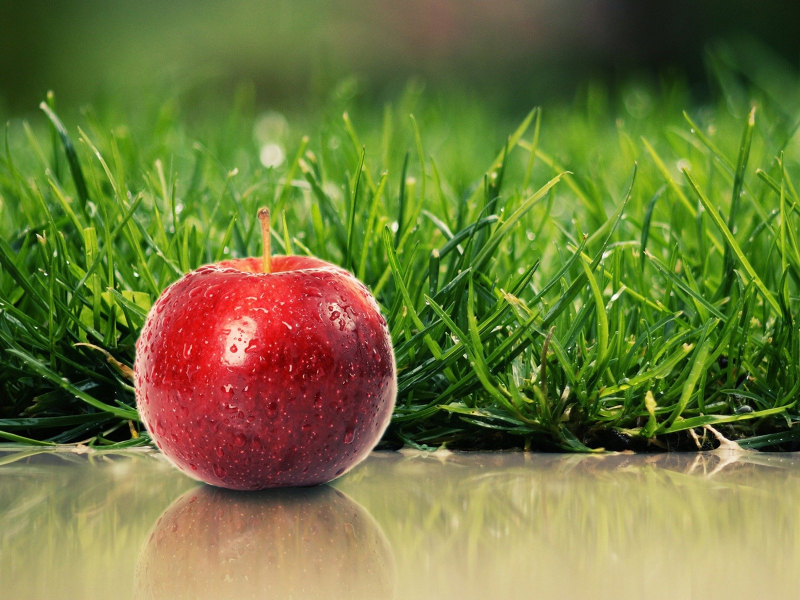
#> input picture Object_Detection/Data/apple.jpg, 1600 x 1200 px, given in place of Dataapple+orange.jpg, which was not available (shown at 1/2 size)
$ python transform_image_resolution.py --directory Data --size 100 100   (older library calls are emulated)
#> lines starting #> are read from the running program, lines starting #| are printed output that depends on the picture
# -*- coding: utf-8 -*-
"""
Created on Wed Apr  8 22:46:00 2020

@author: pbb918244
"""

from PIL import Image
import os
import argparse

def rescale_images(directory, size):
#> called with directory = 'Data'
    for img in os.listdir(directory):
        im = Image.open(directory+img)
#> im is the input picture: PIL image 1600x1200 RGB; mean R, G, B 112.8, 120.3, 59.5
        im_resized = im.resize(size, Image.ANTIALIAS)
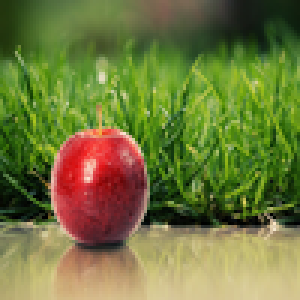
#> im_resized: PIL image 100x100 RGB (shown 3 times larger); mean R, G, B 112.8, 120.3, 59.5
        im_resized.save((directory+img))
#> pass 2 of the loop in rescale_images, `for img in os.listdir(directory):`:
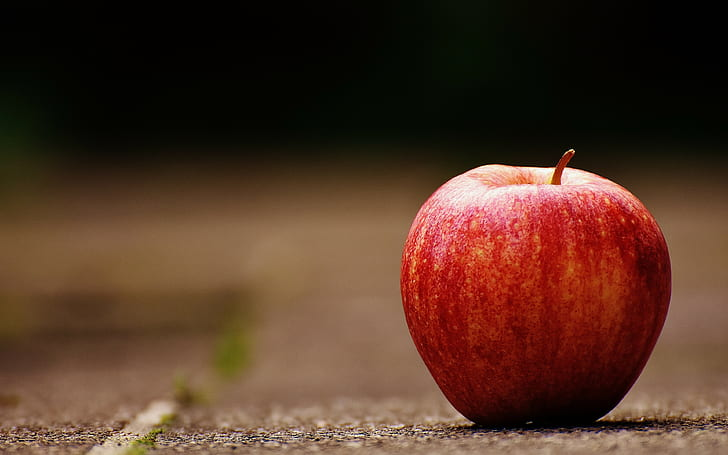
#> input picture Object_Detection/Data/apple2.jpg, 728 x 455 px, given in place of Dataapple-3160533_1920.jpg, which was not available
#> in rescale_images, im is the input picture: PIL image 728x455 RGB; mean R, G, B 83.8, 53.5, 38
#> in rescale_images, `im_resized = im.resize(size, Image.ANTIALIAS)`:
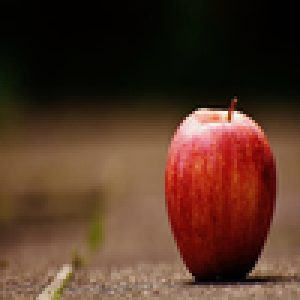
#> im_resized: PIL image 100x100 RGB (shown 3 times larger); mean R, G, B 83.8, 53.5, 38

if __name__ == '__main__':
    parser = argparse.ArgumentParser(description="Rescale images")
    parser.add_argument('-d', '--directory', type=str, required=True, help='Directory containing the images')
    parser.add_argument('-s', '--size', type=int, nargs=2, required=True, metavar=('width', 'height'), help='Image size')
    args = parser.parse_args()
#> (the run stopped early here; a loop or call above may not have finished)
